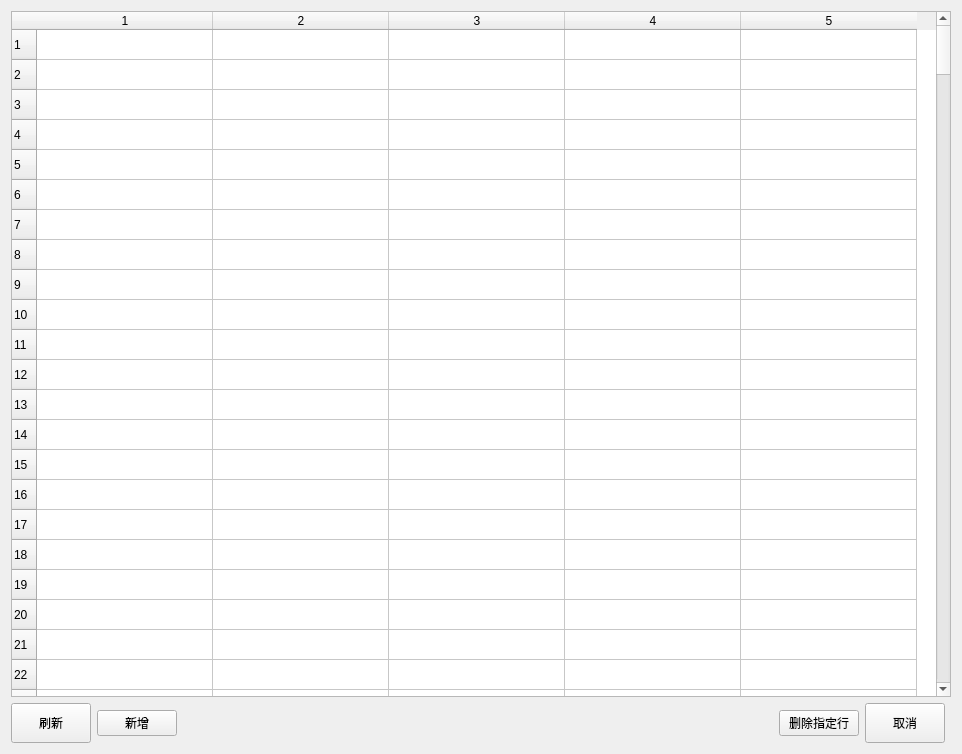
<?xml version="1.0" encoding="UTF-8"?>
<ui version="4.0">
 <class>NorMalForm</class>
 <widget class="QWidget" name="NorMalForm">
  <property name="geometry">
   <rect>
    <x>0</x>
    <y>0</y>
    <width>962</width>
    <height>754</height>
   </rect>
  </property>
  <property name="windowTitle">
   <string>Form</string>
  </property>
  <layout class="QGridLayout" name="gridLayout">
   <item row="2" column="0">
    <widget class="QPushButton" name="ptb_firm">
     <property name="minimumSize">
      <size>
       <width>0</width>
       <height>40</height>
      </size>
     </property>
     <property name="text">
      <string>刷新</string>
     </property>
    </widget>
   </item>
   <item row="2" column="2">
    <spacer name="horizontalSpacer">
     <property name="orientation">
      <enum>Qt::Horizontal</enum>
     </property>
     <property name="sizeHint" stdset="0">
      <size>
       <width>530</width>
       <height>20</height>
      </size>
     </property>
    </spacer>
   </item>
   <item row="0" column="0" colspan="6">
    <widget class="QTableWidget" name="tbw_file">
     <property name="contextMenuPolicy">
      <enum>Qt::DefaultContextMenu</enum>
     </property>
     <property name="layoutDirection">
      <enum>Qt::LeftToRight</enum>
     </property>
     <property name="lineWidth">
      <number>17</number>
     </property>
     <property name="midLineWidth">
      <number>23</number>
     </property>
     <property name="sizeAdjustPolicy">
      <enum>QAbstractScrollArea::AdjustToContents</enum>
     </property>
     <property name="verticalScrollMode">
      <enum>QAbstractItemView::ScrollPerPixel</enum>
     </property>
     <property name="horizontalScrollMode">
      <enum>QAbstractItemView::ScrollPerPixel</enum>
     </property>
     <property name="rowCount">
      <number>300</number>
     </property>
     <property name="columnCount">
      <number>5</number>
     </property>
     <attribute name="horizontalHeaderDefaultSectionSize">
      <number>176</number>
     </attribute>
     <row/>
     <row/>
     <row/>
     <row/>
     <row/>
     <row/>
     <row/>
     <row/>
     <row/>
     <row/>
     <row/>
     <row/>
     <row/>
     <row/>
     <row/>
     <row/>
     <row/>
     <row/>
     <row/>
     <row/>
     <row/>
     <row/>
     <row/>
     <row/>
     <row/>
     <row/>
     <row/>
     <row/>
     <row/>
     <row/>
     <row/>
     <row/>
     <row/>
     <row/>
     <row/>
     <row/>
     <row/>
     <row/>
     <row/>
     <row/>
     <row/>
     <row/>
     <row/>
     <row/>
     <row/>
     <row/>
     <row/>
     <row/>
     <row/>
     <row/>
     <row/>
     <row/>
     <row/>
     <row/>
     <row/>
     <row/>
     <row/>
     <row/>
     <row/>
     <row/>
     <row/>
     <row/>
     <row/>
     <row/>
     <row/>
     <row/>
     <row/>
     <row/>
     <row/>
     <row/>
     <row/>
     <row/>
     <row/>
     <row/>
     <row/>
     <row/>
     <row/>
     <row/>
     <row/>
     <row/>
     <row/>
     <row/>
     <row/>
     <row/>
     <row/>
     <row/>
     <row/>
     <row/>
     <row/>
     <row/>
     <row/>
     <row/>
     <row/>
     <row/>
     <row/>
     <row/>
     <row/>
     <row/>
     <row/>
     <row/>
     <row/>
     <row/>
     <row/>
     <row/>
     <row/>
     <row/>
     <row/>
     <row/>
     <row/>
     <row/>
     <row/>
     <row/>
     <row/>
     <row/>
     <row/>
     <row/>
     <row/>
     <row/>
     <row/>
     <row/>
     <row/>
     <row/>
     <row/>
     <row/>
     <row/>
     <row/>
     <row/>
     <row/>
     <row/>
     <row/>
     <row/>
     <row/>
     <row/>
     <row/>
     <row/>
     <row/>
     <row/>
     <row/>
     <row/>
     <row/>
     <row/>
     <row/>
     <row/>
     <row/>
     <row/>
     <row/>
     <row/>
     <row/>
     <row/>
     <row/>
     <row/>
     <row/>
     <row/>
     <row/>
     <row/>
     <row/>
     <row/>
     <row/>
     <row/>
     <row/>
     <row/>
     <row/>
     <row/>
     <row/>
     <row/>
     <row/>
     <row/>
     <row/>
     <row/>
     <row/>
     <row/>
     <row/>
     <row/>
     <row/>
     <row/>
     <row/>
     <row/>
     <row/>
     <row/>
     <row/>
     <row/>
     <row/>
     <row/>
     <row/>
     <row/>
     <row/>
     <row/>
     <row/>
     <row/>
     <row/>
     <row/>
     <row/>
     <row/>
     <row/>
     <row/>
     <row/>
     <row/>
     <row/>
     <row/>
     <row/>
     <row/>
     <row/>
     <row/>
     <row/>
     <row/>
     <row/>
     <row/>
     <row/>
     <row/>
     <row/>
     <row/>
     <row/>
     <row/>
     <row/>
     <row/>
     <row/>
     <row/>
     <row/>
     <row/>
     <row/>
     <row/>
     <row/>
     <row/>
     <row/>
     <row/>
     <row/>
     <row/>
     <row/>
     <row/>
     <row/>
     <row/>
     <row/>
     <row/>
     <row/>
     <row/>
     <row/>
     <row/>
     <row/>
     <row/>
     <row/>
     <row/>
     <row/>
     <row/>
     <row/>
     <row/>
     <row/>
     <row/>
     <row/>
     <row/>
     <row/>
     <row/>
     <row/>
     <row/>
     <row/>
     <row/>
     <row/>
     <row/>
     <row/>
     <row/>
     <row/>
     <row/>
     <row/>
     <row/>
     <row/>
     <row/>
     <row/>
     <row/>
     <row/>
     <row/>
     <row/>
     <row/>
     <row/>
     <row/>
     <row/>
     <row/>
     <row/>
     <row/>
     <row/>
     <row/>
     <row/>
     <row/>
     <row/>
     <row/>
     <row/>
     <row/>
     <row/>
     <row/>
     <row/>
     <row/>
     <row/>
     <row/>
     <row/>
     <row/>
     <row/>
     <row/>
     <row/>
     <row/>
     <row/>
     <row/>
     <row/>
     <column/>
     <column/>
     <column/>
     <column/>
     <column/>
    </widget>
   </item>
   <item row="2" column="4">
    <widget class="QPushButton" name="ptb_cancle">
     <property name="minimumSize">
      <size>
       <width>0</width>
       <height>40</height>
      </size>
     </property>
     <property name="text">
      <string>取消</string>
     </property>
    </widget>
   </item>
   <item row="2" column="1">
    <widget class="QPushButton" name="ptb_add">
     <property name="text">
      <string>新增</string>
     </property>
    </widget>
   </item>
   <item row="2" column="3">
    <widget class="QPushButton" name="pushButton">
     <property name="text">
      <string>删除指定行</string>
     </property>
    </widget>
   </item>
  </layout>
 </widget>
 <resources/>
 <connections/>
</ui>
